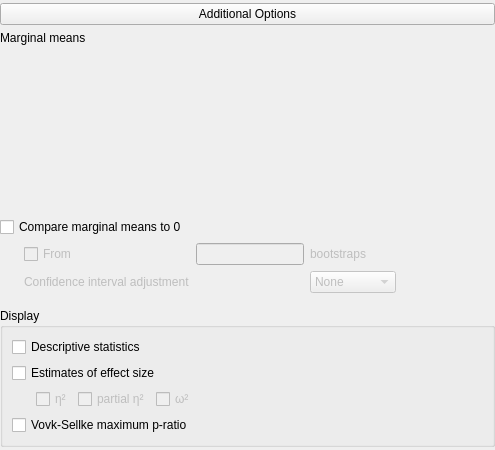
    <widget class="QWidget" name="groupOptions" native="true">
     <layout class="QGridLayout" name="gridLayout_12">
      <property name="leftMargin">
       <number>0</number>
      </property>
      <property name="topMargin">
       <number>3</number>
      </property>
      <property name="rightMargin">
       <number>0</number>
      </property>
      <property name="bottomMargin">
       <number>3</number>
      </property>
      <item row="3" column="0">
       <widget class="QWidget" name="containerOptions" native="true">
        <layout class="QVBoxLayout" name="verticalLayout_3">
         <property name="leftMargin">
          <number>0</number>
         </property>
         <property name="topMargin">
          <number>0</number>
         </property>
         <property name="rightMargin">
          <number>0</number>
         </property>
         <property name="bottomMargin">
          <number>0</number>
         </property>
         <item>
          <widget class="QWidget" name="groupComareMainEffects" native="true">
           <layout class="QGridLayout" name="gridLayout_5">
            <property name="leftMargin">
             <number>0</number>
            </property>
            <property name="topMargin">
             <number>0</number>
            </property>
            <property name="rightMargin">
             <number>0</number>
            </property>
            <item row="2" column="0">
             <widget class="QWidget" name="widgetCIAdjustmentTypes" native="true">
              <property name="enabled">
               <bool>false</bool>
              </property>
              <property name="minimumSize">
               <size>
                <width>24</width>
                <height>0</height>
               </size>
              </property>
              <layout class="QGridLayout" name="gridLayout_22">
               <property name="leftMargin">
                <number>24</number>
               </property>
               <property name="topMargin">
                <number>0</number>
               </property>
               <property name="rightMargin">
                <number>0</number>
               </property>
               <property name="bottomMargin">
                <number>0</number>
               </property>
               <item row="0" column="2">
                <widget class="QLabel" name="label_20">
                 <property name="text">
                  <string>bootstraps</string>
                 </property>
                </widget>
               </item>
               <item row="0" column="0">
                <widget class="BoundCheckBox" name="marginalMeansBootstrapping">
                 <property name="text">
                  <string>From</string>
                 </property>
                </widget>
               </item>
               <item row="1" column="0">
                <widget class="QLabel" name="label_14">
                 <property name="text">
                  <string>Confidence interval adjustment</string>
                 </property>
                </widget>
               </item>
               <item row="1" column="2">
                <widget class="BoundComboBox" name="marginalMeansCIAdjustment">
                 <item>
                  <property name="text">
                   <string>None</string>
                  </property>
                 </item>
                 <item>
                  <property name="text">
                   <string>Bonferroni</string>
                  </property>
                 </item>
                 <item>
                  <property name="text">
                   <string>Sidak</string>
                  </property>
                 </item>
                </widget>
               </item>
               <item row="0" column="1">
                <widget class="BoundTextBox" name="marginalMeansBootstrappingReplicates"/>
               </item>
              </layout>
             </widget>
            </item>
            <item row="0" column="0" colspan="4">
             <widget class="QWidget" name="marginalMeansContainer" native="true">
              <layout class="QGridLayout" name="gridLayout_13">
               <property name="leftMargin">
                <number>0</number>
               </property>
               <property name="topMargin">
                <number>0</number>
               </property>
               <property name="rightMargin">
                <number>0</number>
               </property>
               <property name="bottomMargin">
                <number>0</number>
               </property>
               <item row="0" column="0">
                <widget class="QLabel" name="label_9">
                 <property name="text">
                  <string>Marginal means</string>
                 </property>
                </widget>
               </item>
               <item row="1" column="0">
                <widget class="BoundAssignWidget" name="marginalMeansTerms" native="true">
                 <property name="minimumSize">
                  <size>
                   <width>0</width>
                   <height>160</height>
                  </size>
                 </property>
                </widget>
               </item>
              </layout>
             </widget>
            </item>
            <item row="2" column="3">
             <spacer name="horizontalSpacer_2">
              <property name="orientation">
               <enum>Qt::Horizontal</enum>
              </property>
              <property name="sizeHint" stdset="0">
               <size>
                <width>40</width>
                <height>20</height>
               </size>
              </property>
             </spacer>
            </item>
            <item row="1" column="0" colspan="2">
             <widget class="BoundCheckBox" name="marginalMeansCompareMainEffects">
              <property name="text">
               <string>Compare marginal means to 0</string>
              </property>
             </widget>
            </item>
           </layout>
          </widget>
         </item>
         <item>
          <widget class="GroupBox" name="groupOptions2">
           <property name="title">
            <string>Display</string>
           </property>
           <layout class="QGridLayout" name="gridLayout_2">
            <item row="2" column="0" rowspan="2" colspan="2">
             <widget class="QWidget" name="widgetEffectSizeTypes" native="true">
              <property name="enabled">
               <bool>false</bool>
              </property>
              <layout class="QGridLayout" name="gridLayout_27">
               <property name="leftMargin">
                <number>24</number>
               </property>
               <property name="topMargin">
                <number>0</number>
               </property>
               <property name="bottomMargin">
                <number>0</number>
               </property>
               <item row="0" column="2">
                <widget class="BoundCheckBox" name="effectSizeOmegaSquared">
                 <property name="text">
                  <string>ω²</string>
                 </property>
                </widget>
               </item>
               <item row="0" column="1">
                <widget class="BoundCheckBox" name="effectSizePartialEtaSquared">
                 <property name="text">
                  <string>partial η²</string>
                 </property>
                </widget>
               </item>
               <item row="0" column="0">
                <widget class="BoundCheckBox" name="effectSizeEtaSquared">
                 <property name="text">
                  <string>η²</string>
                 </property>
                </widget>
               </item>
               <item row="0" column="3">
                <spacer name="horizontalSpacer_5">
                 <property name="orientation">
                  <enum>Qt::Horizontal</enum>
                 </property>
                 <property name="sizeHint" stdset="0">
                  <size>
                   <width>279</width>
                   <height>17</height>
                  </size>
                 </property>
                </spacer>
               </item>
              </layout>
             </widget>
            </item>
            <item row="0" column="0">
             <widget class="BoundCheckBox" name="descriptives">
              <property name="text">
               <string>Descriptive statistics</string>
              </property>
             </widget>
            </item>
            <item row="1" column="0">
             <widget class="BoundCheckBox" name="effectSizeEstimates">
              <property name="text">
               <string>Estimates of effect size</string>
              </property>
             </widget>
            </item>
            <item row="4" column="0">
             <widget class="BoundCheckBox" name="VovkSellkeMPR">
              <property name="sizePolicy">
               <sizepolicy hsizetype="Fixed" vsizetype="Fixed">
                <horstretch>0</horstretch>
                <verstretch>0</verstretch>
               </sizepolicy>
              </property>
              <property name="text">
               <string>Vovk-Sellke maximum p-ratio</string>
              </property>
             </widget>
            </item>
           </layout>
          </widget>
         </item>
        </layout>
       </widget>
      </item>
      <item row="0" column="0">
       <widget class="ExpanderButton" name="expanderOptions">
        <property name="sizePolicy">
         <sizepolicy hsizetype="Expanding" vsizetype="Fixed">
          <horstretch>0</horstretch>
          <verstretch>0</verstretch>
         </sizepolicy>
        </property>
        <property name="text">
         <string>Additional Options</string>
        </property>
       </widget>
      </item>
     </layout>
    </widget>
